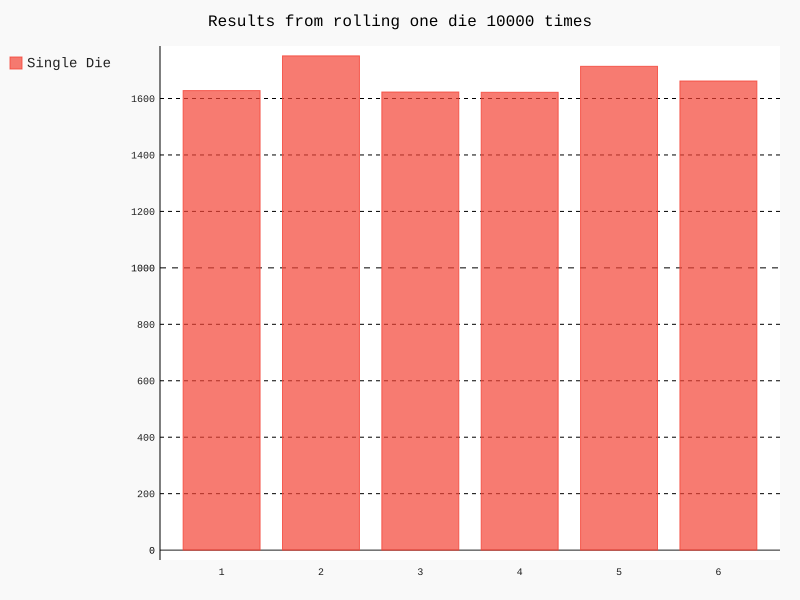

Generate this figure with Python:
from collections import Counter
import pygal

from die import Die

# --- INITIALIZE A DIE --- #
die = Die()
num_of_rolls = 10000

# --- CREATE A LIST OF RANDOM DIE ROLLS, NUMBER OF ROLLS SPECIFIED MANUALLY --- #
results = [die.roll_dice() for _ in range(num_of_rolls)]

# --- CREATE A LIST OF ALL POSSIBLE SIDE NUMBERS --- #
die_numbers = sorted([num for num in range(1, die.num_sides + 1)])

# --- ANALIZE THE RESULT OF ROLLS TO GET A DICTIONARY --- #
c = Counter(results)
c = {key:val for key, val in sorted(c.items(), key=lambda x:x[0])}

# --- METHOD 2 FOR ANALYSE RESULT TO ONLY GET A LIST --- #
frequency = [results.count(value) for value in range(1, die.num_sides + 1)]

# --- RENDER A BAR CHART OF THE RESULTS --- #
bar_chart = pygal.Bar()
bar_chart.title = f"Results from rolling one die {num_of_rolls} times"
bar_chart.x_labels = die_numbers
bar_chart.add("Single Die", frequency)
bar_chart.render_to_file("die_visual.svg")
